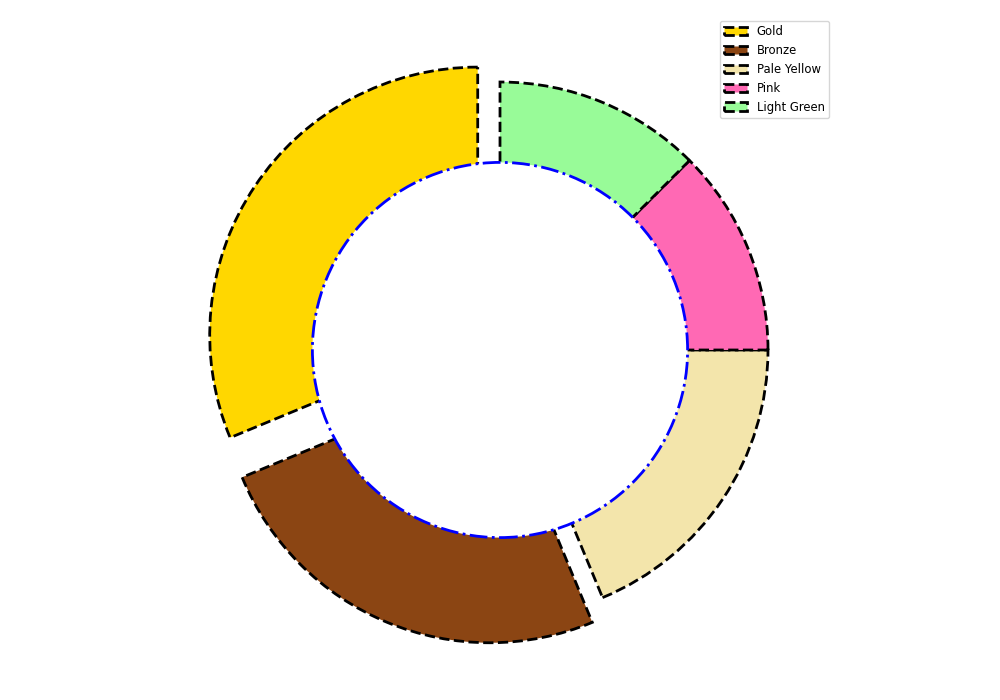

Here is the Python script that generated this plot:
import matplotlib.pyplot as plt
import numpy as np

popularity = [25, 20, 15, 10, 10]
colors = ['#FFD700', '#8B4513', '#F3E5AB', '#FF69B4', '#98FB98']
explode = (0.1, 0.1, 0, 0, 0)

fig, ax = plt.subplots(figsize=(10, 7))

ax.pie(
    popularity, 
    startangle=90, 
    colors=colors, 
    explode=explode, 
    shadow=False,
    wedgeprops=dict(edgecolor='black', linestyle='--', linewidth=2)
)

centre_circle = plt.Circle((0, 0), 0.70, fc='white', edgecolor='blue', linestyle='-.', linewidth=2)
ax.add_artist(centre_circle)

plt.legend(['Gold', 'Bronze', 'Pale Yellow', 'Pink', 'Light Green'], loc='upper right', fontsize='small')
plt.grid(True, which='both', linestyle=':', linewidth=0.5)

plt.tight_layout()

plt.show()
